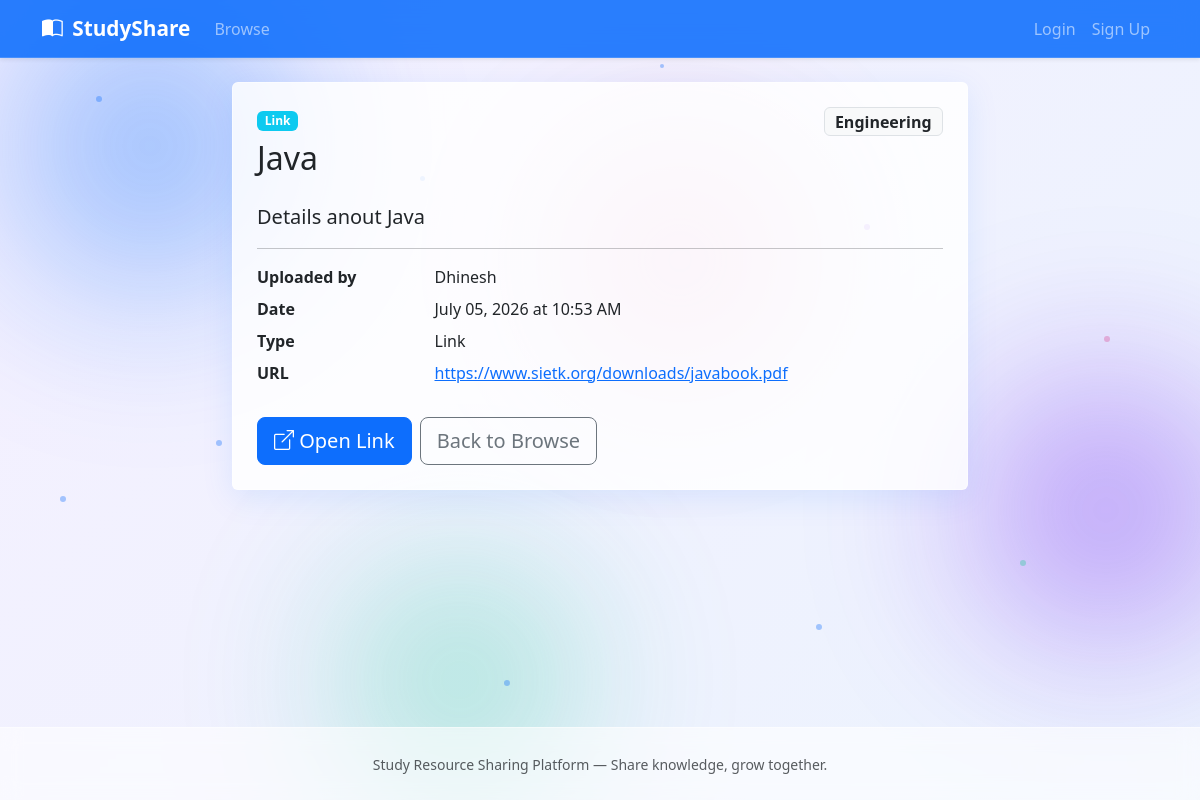
Screenshot of /resource/2 with the database file from the repository.
### models.py (models this page shows, shortened)
class Resource(db.Model):
    __tablename__ = "resources"
    id = db.Column(db.Integer, primary_key=True)
    title = db.Column(db.String(200), nullable=False)
    subject = db.Column(db.String(100), nullable=False, index=True)
    description = db.Column(db.Text, nullable=True)
    resource_type = db.Column(db.String(20), nullable=False)  # pdf, note, link
    file_path = db.Column(db.String(500), nullable=True)
    url = db.Column(db.String(500), nullable=True)
    user_id = db.Column(db.Integer, db.ForeignKey("users.id"), nullable=False)
    created_at = db.Column(db.DateTime, default=datetime.utcnow, index=True)
    @property
    def is_link(self):
        return self.resource_type == "link"

class User(UserMixin, db.Model):
    __tablename__ = "users"
    id = db.Column(db.Integer, primary_key=True)
    username = db.Column(db.String(80), unique=True, nullable=False, index=True)
    email = db.Column(db.String(120), unique=True, nullable=False, index=True)
    password_hash = db.Column(db.String(256), nullable=False)
    is_admin = db.Column(db.Boolean, default=False, nullable=False)
    created_at = db.Column(db.DateTime, default=datetime.utcnow)
    resources = db.relationship("Resource", backref="uploader", lazy=True)

### routes/resources.py (the view)
@resources_bp.route("/resource/<int:resource_id>")
def detail(resource_id):
    resource = Resource.query.get_or_404(resource_id)
    return render_template("resources/detail.html", resource=resource)

### templates/resources/detail.html (shortened to what this page needs)
{% extends "base.html" %}
{% block content %}
<div class="row justify-content-center animate-fade-in">
    <div class="col-md-8">
        <div class="card shadow-sm">
            <div class="card-body p-4">
                <div class="d-flex justify-content-between align-items-start mb-3">
                    <div>
                        {% if resource.resource_type == 'link' %}
                        <span class="badge bg-info mb-2">Link</span>
                        {% elif resource.resource_type == 'pdf' %}
                        <span class="badge bg-danger mb-2">PDF</span>
                        {% else %}
                        <span class="badge bg-primary mb-2">Note</span>
                        {% endif %}
                        <h2>{{ resource.title }}</h2>
                    </div>
                    <span class="badge bg-light text-dark border fs-6">{{ resource.subject }}</span>
                </div>
                {% if resource.description %}
                <p class="lead">{{ resource.description }}</p>
                {% endif %}
                <hr>
                <dl class="row">
                    <dt class="col-sm-3">Uploaded by</dt>
                    <dd class="col-sm-9">{{ resource.uploader.username }}</dd>
                    <dt class="col-sm-3">Date</dt>
                    <dd class="col-sm-9">{{ resource.created_at.strftime('%B %d, %Y at %I:%M %p') }}</dd>
                    <dt class="col-sm-3">Type</dt>
                    <dd class="col-sm-9 text-capitalize">{{ resource.resource_type }}</dd>
                    {% if resource.is_link %}
                    <dt class="col-sm-3">URL</dt>
                    <dd class="col-sm-9"><a href="{{ resource.url }}" target="_blank" rel="noopener">{{ resource.url }}</a></dd>
                    {% endif %}
                </dl>
                <div class="d-flex gap-2 mt-4">
                    <a href="{{ url_for('resources.download', resource_id=resource.id) }}" class="btn btn-primary btn-lg">
                        {% if resource.is_link %}
                        <i class="bi bi-box-arrow-up-right"></i> Open Link
                        {% else %}
                        <i class="bi bi-download"></i> Download
                        {% endif %}
                    </a>
                    <a href="{{ url_for('resources.browse') }}" class="btn btn-outline-secondary btn-lg">Back to Browse</a>
                </div>
            </div>
        </div>
    </div>
</div>
{% endblock %}

### static/css/style.css (style rules this page uses)
:root { --primary: #0d6efd; --purple: #6610f2; --teal: #20c997; --pink: #d63384; --glass-bg: rgba(255, 255, 255, 0.82); --glass-border: rgba(255, 255, 255, 0.45); }
body { background: linear-gradient(-45deg, #eef2ff, #f0f4ff, #e8f4fd, #f5f0ff); background-size: 400% 400%; animation: gradientShift 18s ease infinite; min-height: 100vh; display: flex; flex-direction: column; position: relative; overflow-x: hidden; }
.card { border: 1px solid var(--glass-border); background: var(--glass-bg); backdrop-filter: blur(10px); -webkit-backdrop-filter: blur(10px); }
.animate-fade-in { animation: fadeInUp 0.7s ease both; }
.card.shadow-sm { box-shadow: 0 8px 32px rgba(13, 110, 253, 0.1) !important; transition: box-shadow 0.4s ease, transform 0.3s ease; }
.btn-primary { transition: transform 0.2s ease, box-shadow 0.2s ease; }

### rows the page displays
Resource: title "Java", subject "Engineering", description "Details anout Java", created_at "July 05, 2026 at 10:53 AM", resource_type "Link", url "https://www.sietk.org/downloads/javabook.pdf"
User: uploader.username "Dhinesh"
